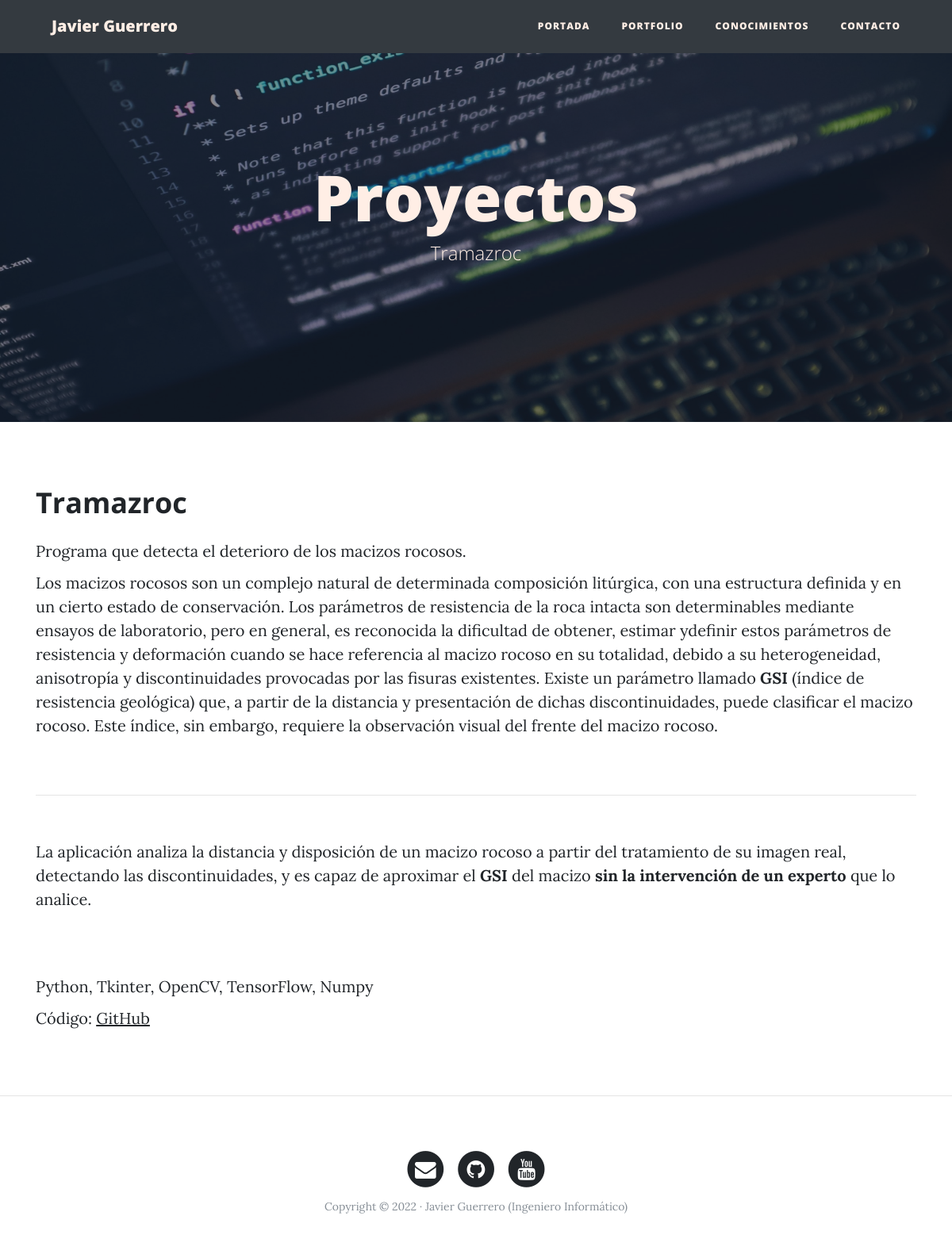
The app's page /portfolio/Tramazroc with its own data.
### portfolio/models.py (models this page shows, shortened)
class Project(models.Model):
    title = models.CharField(max_length=200, verbose_name = "Título")
    subtitle = models.CharField(max_length=200, verbose_name = "Subtítulo")
    content = RichTextField(verbose_name="Contenido")
    tools = models.TextField(verbose_name = "Herramientas")
    image = models.ImageField(verbose_name = "Imagen",upload_to="portfolio")
    created = models.DateTimeField(auto_now_add=True, verbose_name = "Fecha creación")
    updated = models.DateTimeField(auto_now=True, verbose_name = "Fecha de edición")
    link = models.URLField(verbose_name="Enlace", max_length = 200, null=True, blank=True)
    video = EmbedVideoField(null=True)
    class Meta:
        verbose_name = 'Proyecto'
        verbose_name_plural = 'Proyectos'
        ordering = ["-created"]

### portfolio/views.py (the view)
# urls.py: path('<title>', DetailView.as_view(), name="portfolio_detail"),
class DetailView(DetailView):
    model = Project
    template_name = "portfolio/portfolio_detail.html"
    def get_object(self):
        return get_object_or_404(Project, title = self.kwargs['title'])

### portfolio/templates/portfolio/portfolio_detail.html (shortened to what this page needs)
{% extends 'core/base.html' %}
{% load static %}
{% block headers %}
<h1 style="color:#ffeee5;">Proyectos</h1>
<span class="subheading" style="color:#ffeee5;">{{object.title}}</span>
{% endblock %}
{% block background %}{% static 'core/img/home-bg2.jpg' %}{% endblock %}
{% block content %}
{% load embed_video_tags %}
<main role="main">
  <div class="container">
    <div class="row mt-3">
      <div class="col-md-15 mx-auto">
        <h2 class="section-heading mb-4">{{object.title}}</h2>
          {{object.subtitle|striptags|safe|truncatechars:"200"}}
          {{object.content|safe}}
          <br>{{object.tools}}
          <p>Código: <a href={{object.link}}> GitHub </a></p>
      </div>
    </div>
  </div>
</main>
{% endblock %}

### records on screen
Project: title "Tramazroc", subtitle "Programa que detecta el deterioro de los macizos rocosos.", content "Los macizos rocosos son un complejo natural de determinada composición litúrgica, con una estructura definida y en un cierto estado de conservación. Los parámetros de resistencia de la roca intacta son determinables mediante ensayos de laboratorio, pero en general, es reconocida la dificultad de obtener, estimar ydefinir estos parámetros de resistencia y deformación cuando se hace referencia al macizo rocoso en su totalidad, debido a su heterogeneidad, anisotropía y discontinuidades provocadas por las fisuras existentes. Existe un parámetro llamado GSI (índice de resistencia geológica) que, a partir de la distancia y presentación de dichas discontinuidades, puede clasificar el macizo…", tools "Python, Tkinter, OpenCV, TensorFlow, Numpy"
